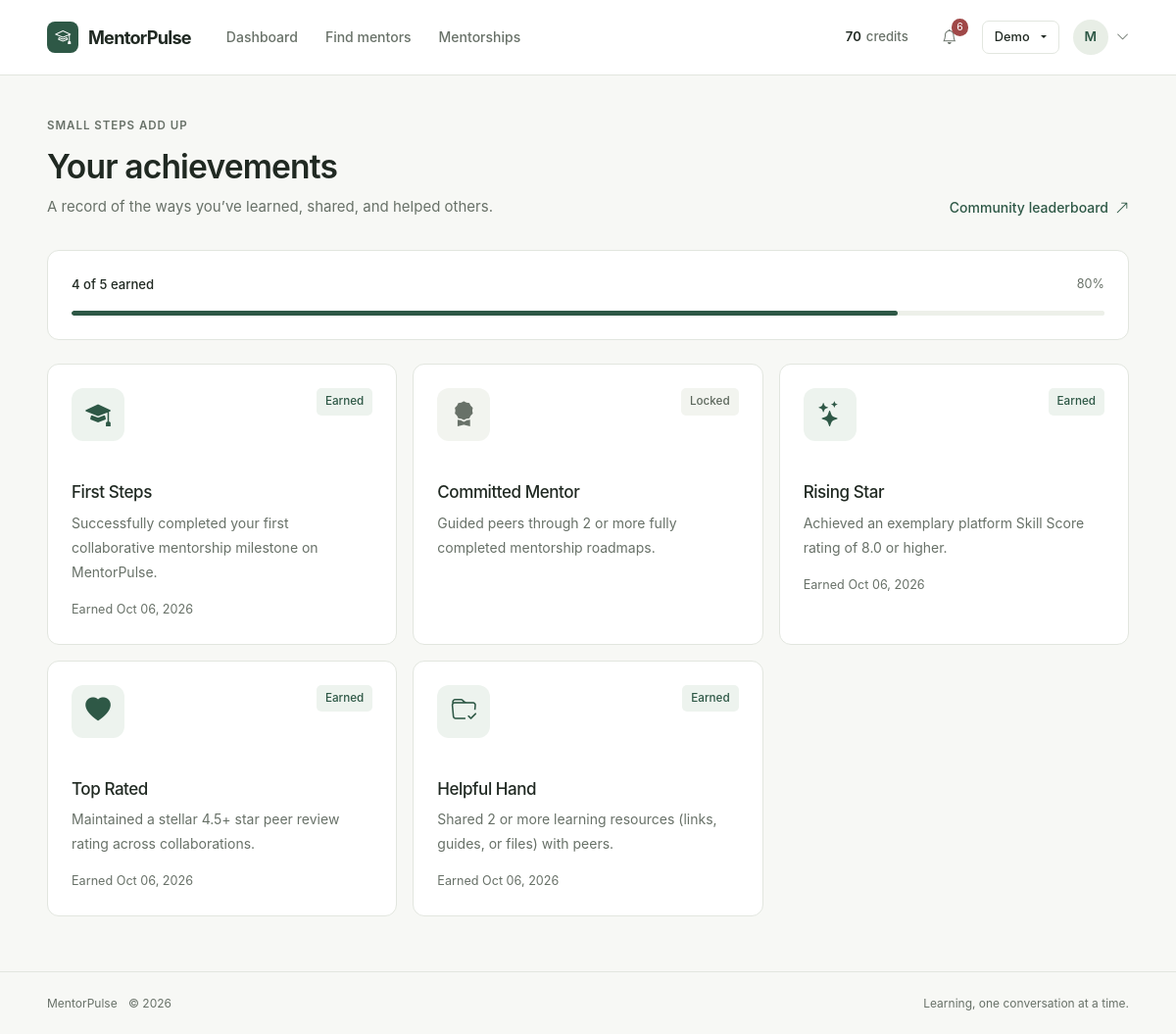
Screenshot of /badges/ (signed in) with the database file from the repository.
### gamification/models.py (models this page shows, shortened)
class Credit(models.Model):
    user = models.OneToOneField(User, on_delete=models.CASCADE, related_name='credit')
    balance = models.IntegerField(default=50)
    updated_at = models.DateTimeField(auto_now=True)
    class Meta:
        constraints = [models.CheckConstraint(condition=models.Q(balance__gte=0), name='credit_balance_nonnegative')]

class Badge(models.Model):
    name = models.CharField(max_length=100, unique=True)
    description = models.TextField()
    icon = models.CharField(max_length=50, default='bi-award-fill', help_text="Bootstrap icon class")
    category = models.CharField(max_length=50, default='General')

class UserBadge(models.Model):
    user = models.ForeignKey(User, on_delete=models.CASCADE, related_name='user_badges')
    badge = models.ForeignKey(Badge, on_delete=models.CASCADE, related_name='awardees')
    earned_date = models.DateTimeField(auto_now_add=True)
    class Meta:
        unique_together = ('user', 'badge')
        ordering = ['-earned_date']

### gamification/views.py (the view)
# urls.py: path('badges/', views.badges_view, name='badges'),
@login_required
def badges_view(request):
    BadgeService.seed_core_badges()
    BadgeService.check_and_award_badges(request.user)
    all_badges = Badge.objects.all().order_by('id')
    user_badges_map = {
        ub.badge_id: ub.earned_date for ub in request.user.user_badges.all()
    }
    badges_data = []
    unlocked_count = 0
    for b in all_badges:
        is_unlocked = b.id in user_badges_map
        if is_unlocked:
            unlocked_count += 1
        badges_data.append({
            'badge': b,
            'is_unlocked': is_unlocked,
            'earned_date': user_badges_map.get(b.id),
        })
    context = {
        'badges_data': badges_data,
        'total_badges_count': all_badges.count(),
        'unlocked_count': unlocked_count,
    }
    return render(request, 'gamification/badges.html', context)

### accounts/context_processors.py (called while the page is built)
def demo_accounts(request):
    if not settings.DEBUG:
        return {'is_debug': False, 'demo_users_by_role': {}}
    active_users = User.objects.filter(is_active=True).select_related('profile').prefetch_related('role_assignments').order_by('id')
    admins = []
    mentors = []
    learners = []
    others = []
    for u in active_users:
        if u.is_superuser or u.is_staff:
            admins.append(u)
        elif hasattr(u, 'profile') and u.profile.is_mentor:
            mentors.append(u)
        elif hasattr(u, 'profile') and u.profile.is_learner:
            learners.append(u)
        else:
            others.append(u)
    return {
        'is_debug': settings.DEBUG,
        'demo_users_by_role': {
            'admins': admins,
            'mentors': mentors,
            'learners': learners,
            'others': others,
        },
    }

### accounts/models.py (called while the page is built)
    @property
    def is_mentor(self):
        return self.user.role_assignments.filter(role='Mentor', end_time__isnull=True).exists()

    @property
    def is_learner(self):
        return self.user.role_assignments.filter(role='Learner', end_time__isnull=True).exists()

### gamification/services.py (called while the page is built)
    @staticmethod
    def get_user_rating_summary(user: User) -> dict:
        reviews = Feedback.objects.filter(given_to=user)
        count = reviews.count()
        if count == 0:
            return {
                'average_rating': 0.0,
                'review_count': 0,
                'reviews': []
            }
        avg = reviews.aggregate(Avg('rating'))['rating__avg'] or 0.0
        return {
            'average_rating': round(avg, 1),
            'review_count': count,
            'reviews': reviews[:5]
        }

    @staticmethod
    def seed_core_badges():
        for bdata in BadgeService.CORE_BADGES:
            Badge.objects.get_or_create(
                name=bdata['name'],
                defaults={
                    'description': bdata['description'],
                    'icon': bdata['icon'],
                    'category': bdata['category']
                }
            )

### notifications/context_processors.py (called while the page is built)
def unread_notifications(request):
    if request.user.is_authenticated:
        user_notifications = request.user.notifications.all()
        return {
            'unread_notification_count': user_notifications.filter(is_read=False).count(),
            'navbar_notifications': user_notifications[:5],
        }
    return {
        'unread_notification_count': 0,
        'navbar_notifications': [],
    }

### templates/gamification/badges.html (shortened to what this page needs)
{% extends 'base.html' %}
{% block content %}
<div class="container mp-page">
    <header class="mp-page-header"><div><span class="mp-eyebrow">Small steps add up</span><h1>Your achievements</h1><p>A record of the ways you’ve learned, shared, and helped others.</p></div><a class="mp-btn-link" href="{% url 'leaderboard' %}">Community leaderboard <i class="bi bi-arrow-up-right" aria-hidden="true"></i></a></header>
    <div class="mp-card mb-4"><div class="d-flex justify-content-between gap-3 mb-3"><span class="small fw-medium">{{ unlocked_count }} of {{ total_badges_count }} earned</span><span class="mp-quiet-meta">{% widthratio unlocked_count total_badges_count 100 %}%</span></div><progress value="{{ unlocked_count }}" max="{{ total_badges_count|default:1 }}" aria-label="Achievements earned"></progress></div>
    <div class="row g-3">{% for item in badges_data %}<div class="col-md-6 col-lg-4"><article class="mp-card h-100"><div class="d-flex justify-content-between align-items-start mb-4"><span class="mp-badge-icon-box {% if not item.is_unlocked %}mp-badge-locked{% endif %}"><i class="bi {{ item.badge.icon }}" aria-hidden="true"></i></span><span class="mp-badge {% if item.is_unlocked %}mp-status-active{% endif %}">{% if item.is_unlocked %}Earned{% else %}Locked{% endif %}</span></div><h2 class="h5 mb-2">{{ item.badge.name }}</h2><p class="mp-profile-text">{{ item.badge.description }}</p>{% if item.earned_date %}<p class="mp-quiet-meta mt-3">Earned {{ item.earned_date|date:'M d, Y' }}</p>{% endif %}</article></div>{% empty %}<div class="col-12"><div class="mp-card text-muted">Your achievements will appear here.</div></div>{% endfor %}</div>
</div>
{% endblock %}

### templates/base.html (shortened to what this page needs)
{% load static %}
<!DOCTYPE html>
<html lang="en">
<head>
    <link href="https://cdn.jsdelivr.net/npm/bootstrap@5.3.3/dist/css/bootstrap.min.css" rel="stylesheet">
    <link rel="stylesheet" href="https://cdn.jsdelivr.net/npm/bootstrap-icons@1.11.3/font/bootstrap-icons.min.css">
    <link rel="stylesheet" href="{% static 'css/main.css' %}">
</head>
<body>
    <nav class="mp-navbar navbar navbar-expand-lg" aria-label="Main navigation">
        <div class="container">
            <a class="mp-brand" href="{% if user.is_authenticated %}{% url 'dashboard' %}{% else %}{% url 'login' %}{% endif %}">
                <span class="mp-brand-logo" aria-hidden="true"><i class="bi bi-mortarboard"></i></span>
                <span class="mp-brand-text">MentorPulse</span>
            </a>
            <div class="collapse navbar-collapse" id="navbarMain">
                <ul class="navbar-nav ms-lg-4 me-auto">
                    {% if user.is_authenticated %}<li class="nav-item"><a class="nav-link "  href="{% url 'dashboard' %}">Dashboard</a></li>{% endif %}
                    <li class="nav-item"><a class="nav-link " href="{% url 'mentor_list' %}">Find mentors</a></li>
                    {% if user.is_authenticated %}<li class="nav-item"><a class="nav-link " href="{% url 'mentorship_list' %}">Mentorships</a></li>{% endif %}
                </ul>
                <div class="mp-nav-actions">
                    {% if user.is_authenticated %}
                        <a class="mp-credit-pill" href="{% url 'wallet' %}" aria-label="Wallet, {{ user.credit.balance|default:0 }} credits"><strong>{{ user.credit.balance|default:0 }}</strong> credits</a>
                        {% include 'components/notification_menu.html' %}
                    {% endif %}
                    {% if is_debug and demo_users_by_role %}{% include 'components/demo_menu.html' %}{% endif %}
                    {% if user.is_authenticated %}
                        <div class="dropdown">
                            <button class="mp-user-menu-button" type="button" data-bs-toggle="dropdown" aria-expanded="false" aria-label="Account menu"><span class="mp-user-avatar">{{ user.first_name|default:user.username|slice:':1'|upper }}</span><i class="bi bi-chevron-down small text-muted" aria-hidden="true"></i></button>
                        </div>
                    {% else %}
                        <a href="{% url 'leaderboard' %}" class="mp-btn-link">Community</a>
                        <a href="{% url 'login' %}" class="mp-btn mp-btn-secondary mp-btn-sm">Sign in</a>
                        <a href="{% url 'register' %}" class="mp-btn mp-btn-primary mp-btn-sm">Get started</a>
                    {% endif %}
                </div>
            </div>
        </div>
    </nav>
    <main class="flex-grow-1" id="main-content">{% block content %}{% endblock %}</main>
    <footer class="mp-footer"><div class="container"><span>MentorPulse <span class="ms-2">&copy; 2026</span></span><span>Learning, one conversation at a time.</span></div></footer>
    <div class="toast-container position-fixed bottom-0 end-0 p-3">
    </div>
</body>
</html>

### rows the page displays
Badge: shows "Earned", badge.name "First Steps", badge.description "Successfully completed your first collaborative mentorship milestone on MentorPulse.", earned_date "Oct 06, 2026"
Badge: shows "Locked", badge.name "Committed Mentor", badge.description "Guided peers through 2 or more fully completed mentorship roadmaps."
Badge: shows "Earned", badge.name "Rising Star", badge.description "Achieved an exemplary platform Skill Score rating of 8.0 or higher.", earned_date "Oct 06, 2026"
Badge: shows "Earned", badge.name "Top Rated", badge.description "Maintained a stellar 4.5+ star peer review rating across collaborations.", earned_date "Oct 06, 2026"
Badge: shows "Earned", badge.name "Helpful Hand", badge.description "Shared 2 or more learning resources (links, guides, or files) with peers.", earned_date "Oct 06, 2026"

### other values shown
{{ user.credit.balance|default:0 }} "70"
{{ unread_notification_count }} "6"
{{ user.first_name|default:user.username|slice:':1'|upper }} "M"
{{ unlocked_count }} "4"
{{ total_badges_count }} "5"
